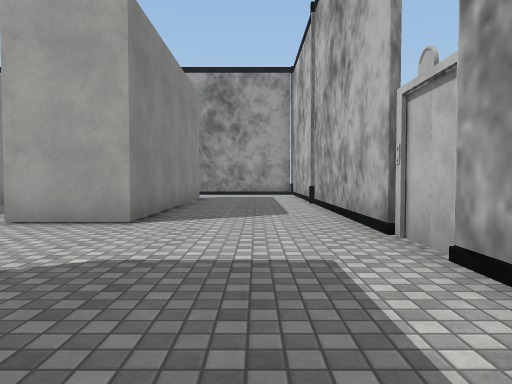
view 1 (above)

22 first-person views from a walk through a Unity game level. The camera is 1.2 m above the floor, tilts 2° down and sees 70° across. The floor is counted in squares, 2 m on a side. Each view is taken from the middle of a square. On the plan, view 1 faces up. The plan holds only what a view shows up to about 10 squares ahead; the rest is blank. The place goes on beyond the plan. The player character is not drawn. Some surface patterns are stand-ins.

view 2
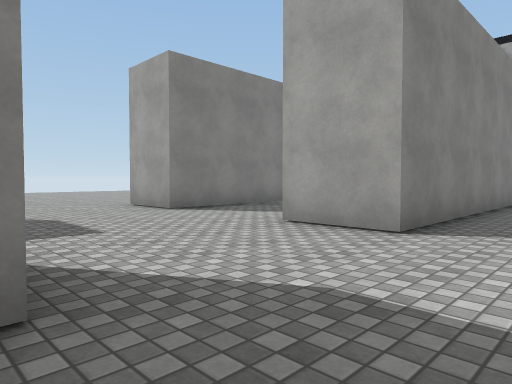

view 3
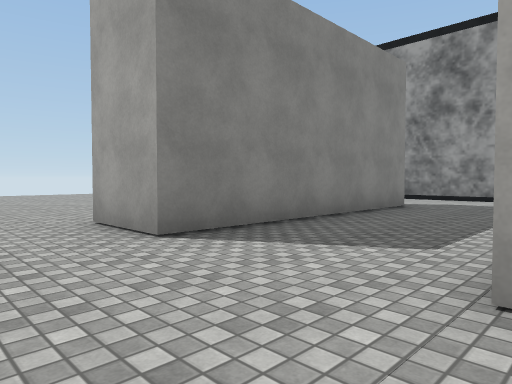

view 4
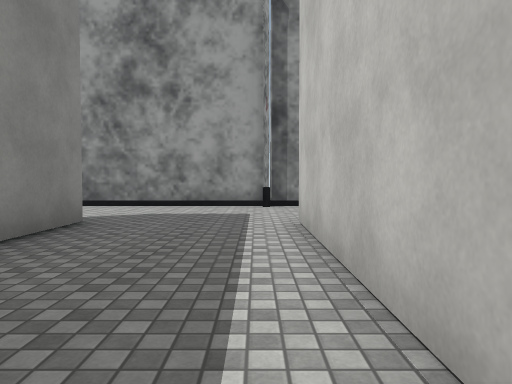

view 5
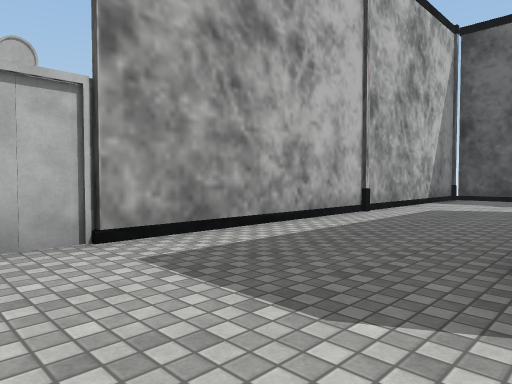

view 6
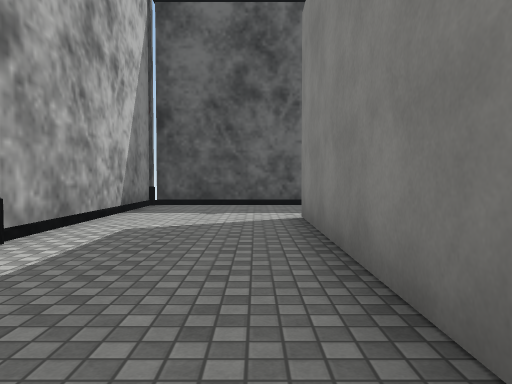

view 7
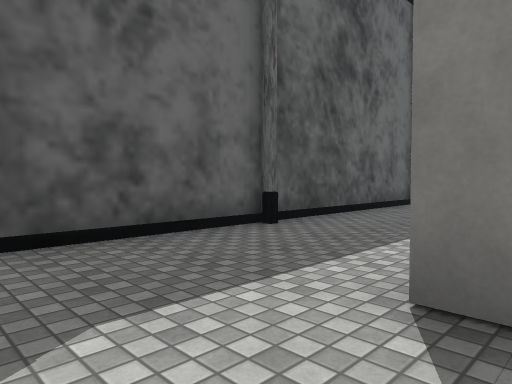

view 8
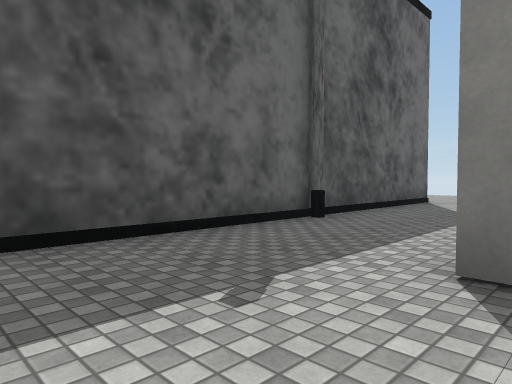

view 9
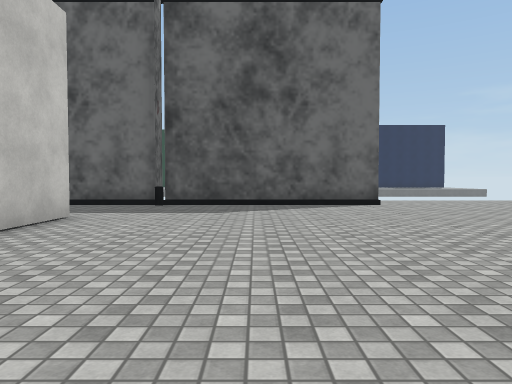

view 10
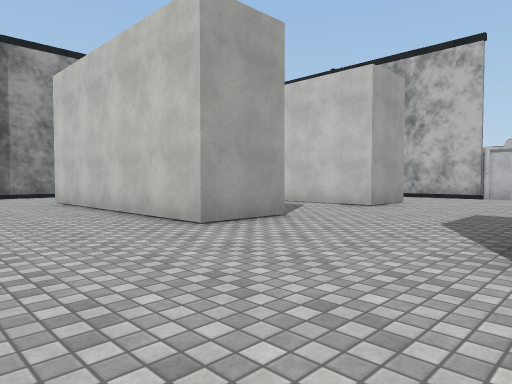

view 11
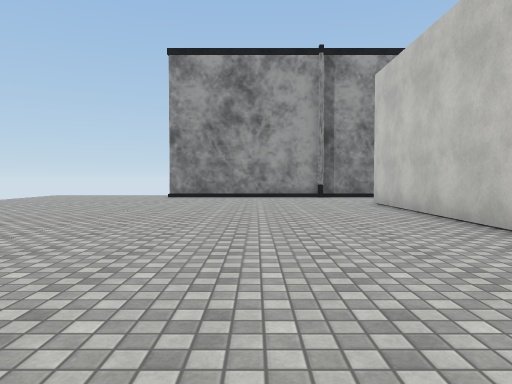

view 12
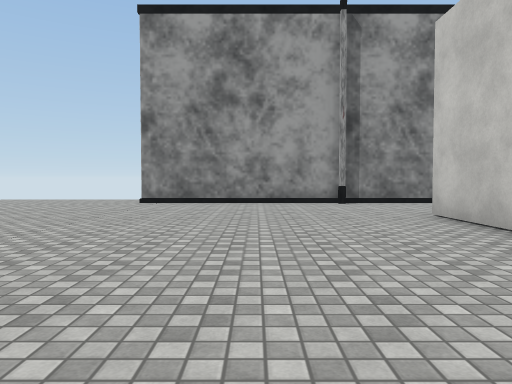

view 13
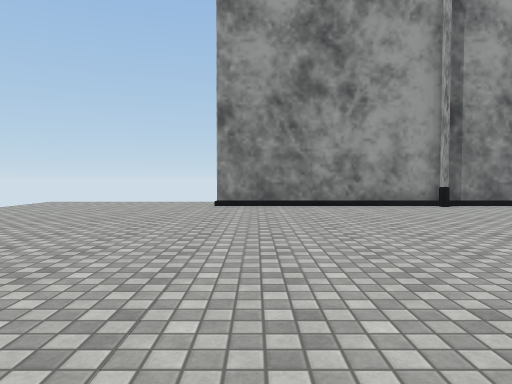

view 14
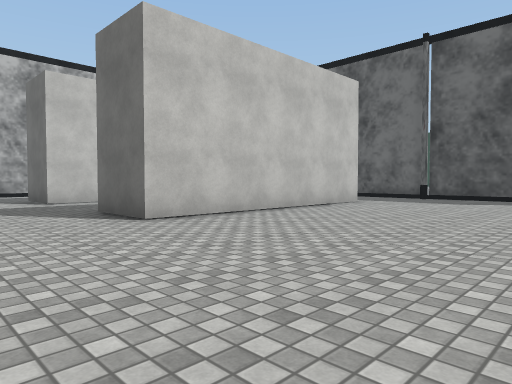

view 15
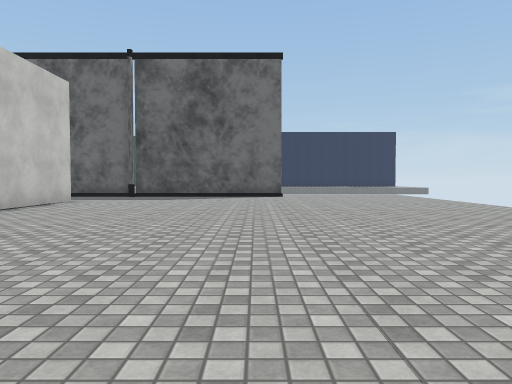

view 16
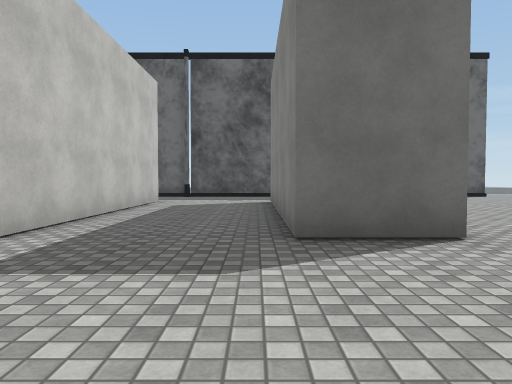

view 17
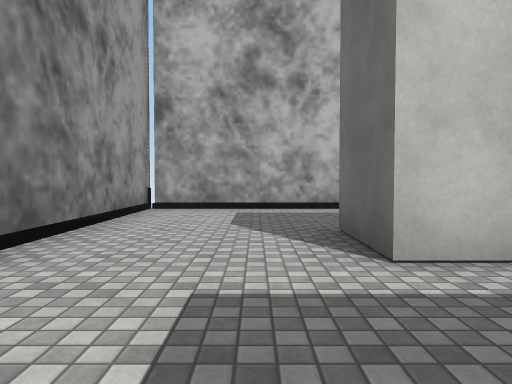

view 18
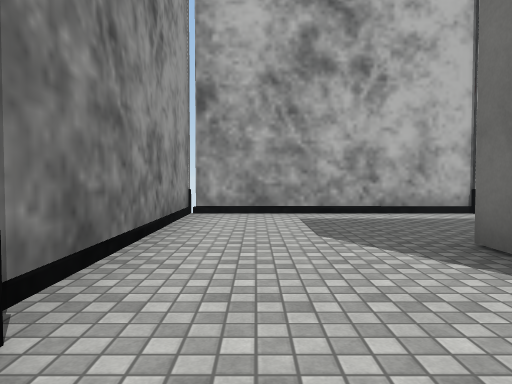

view 19
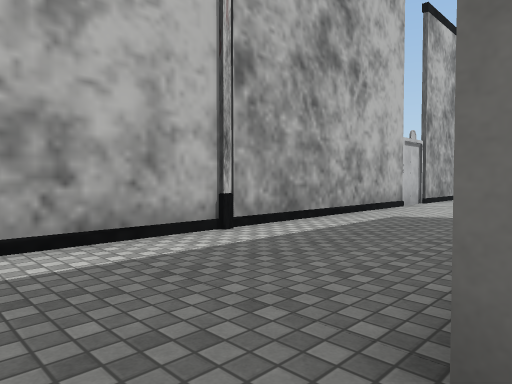

view 20
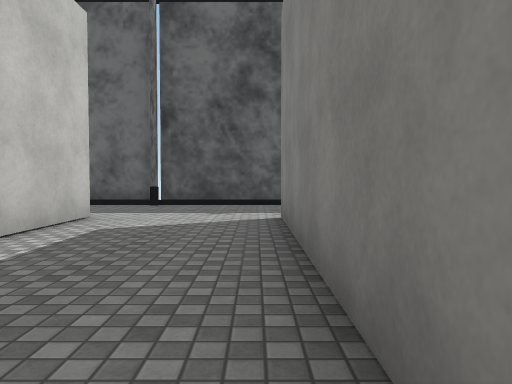

view 21
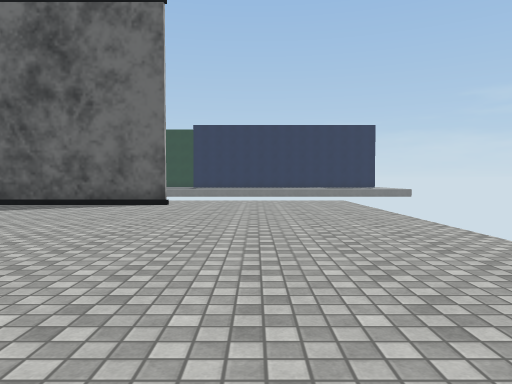

view 22
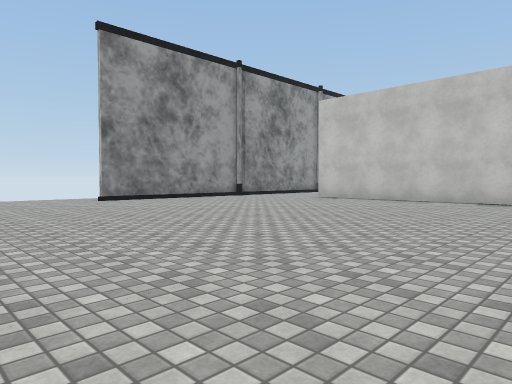

### Floor plan
Points are (right, up) in squares from view 1. A wall is a line through its corners. A room is listed if a view was taken in it or the views show most of it. See-through windows are left out.
Room 1 (views 1, 2, 3, 4, 5, 6, 7, 8, 9, 10, 11, 12, 13, 14, 15, 16, 17, 18, 19, 20, 21, 22)
walls: (-8.1, -4.8) (-8.1, 1.4) (-6.4, 1.4) (-6.4, -4.8); (-6.4, 11.1) (-6.4, 4.9) (-8.1, 4.9) (-8.1, 11.1); (-3.4, -4.8) (-3.4, 1.4) (-1.7, 1.4) (-1.7, -4.8); (1.4, 4.4) (1.4, 14.2) (-8.7, 14.2); (-1.7, 10.8) (-1.7, 4.9) (-3.4, 4.9) (-3.4, 11) (-1.6, 11); (-8.9, 14.2) (-13.9, 14.2); (-13.9, -7.6) (1.4, -7.6) (1.4, 2.6)
objects: elevator (2, 3) to (3, 4)

Positions as (right, up) in squares from view 1, and headings:
1: (0, 0), facing up
2: (0, 1), facing up-left
3: (-3, 3), facing up-left
4: (-4, 6), facing up
5: (-2, 4), facing down-right
6: (-1, 1), facing down
7: (0, -4), facing down-left
8: (-4, -4), facing down-left
9: (-11, 1), facing down
10: (-11, 1), facing up-right
11: (-11, 2), facing up
12: (-11, 5), facing up
13: (-13, 6), facing up
14: (-13, 4), facing down-right
15: (-13, 5), facing down
16: (-6, 5), facing down
17: (-6, 12), facing right
18: (-5, 13), facing right
19: (-2, 12), facing down-right
20: (-6, 1), facing down
21: (-16, 1), facing down
22: (-18, 4), facing up-right
